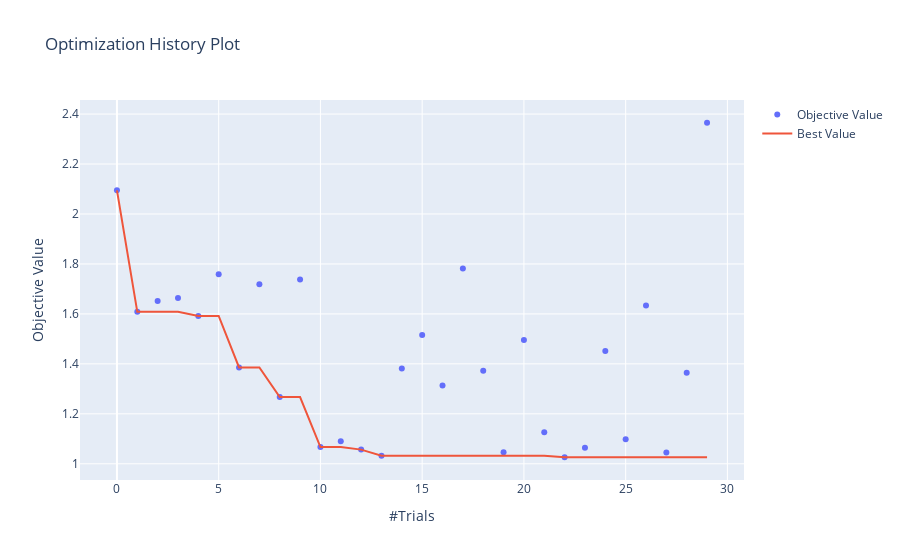

Notebook code for this chart:
### Code cell
optuna.visualization.plot_optimization_history(study)

# Other possible visuzlizations
# optuna.visualization.plot_slice(study) 
# optuna.visualization.plot_parallel_coordinate(study)

### Figure 1 — Plotly figure (JSON) as saved in the notebook; plotly's stock layout.template omitted (floating-point values rounded to 4 significant figures)
{"data": [{"mode": "markers", "name": "Objective Value", "type": "scatter", "x": [0, 1, 2, 3, 4, 5, 6, 7, 8, 9, 10, 11, 12, 13, 14, 15, 16, 17, 18, 19, 20, 21, 22, 23, 24, 25, 26, 27, 28, 29], "y": [2.095, 1.608, 1.652, 1.664, 1.592, 1.758, 1.386, 1.719, 1.267, 1.738, 1.067, 1.09, 1.057, 1.032, 1.382, 1.515, 1.313, 1.782, 1.372, 1.046, 1.496, 1.126, 1.026, 1.064, 1.452, 1.098, 1.633, 1.045, 1.364, 2.365]}, {"name": "Best Value", "type": "scatter", "x": [0, 1, 2, 3, 4, 5, 6, 7, 8, 9, 10, 11, 12, 13, 14, 15, 16, 17, 18, 19, 20, 21, 22, 23, 24, 25, 26, 27, 28, 29], "y": [2.095, 1.608, 1.608, 1.608, 1.592, 1.592, 1.386, 1.386, 1.267, 1.267, 1.067, 1.067, 1.057, 1.032, 1.032, 1.032, 1.032, 1.032, 1.032, 1.032, 1.032, 1.032, 1.026, 1.026, 1.026, 1.026, 1.026, 1.026, 1.026, 1.026]}], "layout": {"title": {"text": "Optimization History Plot"}, "xaxis": {"title": {"text": "#Trials"}}, "yaxis": {"title": {"text": "Objective Value"}}}}
